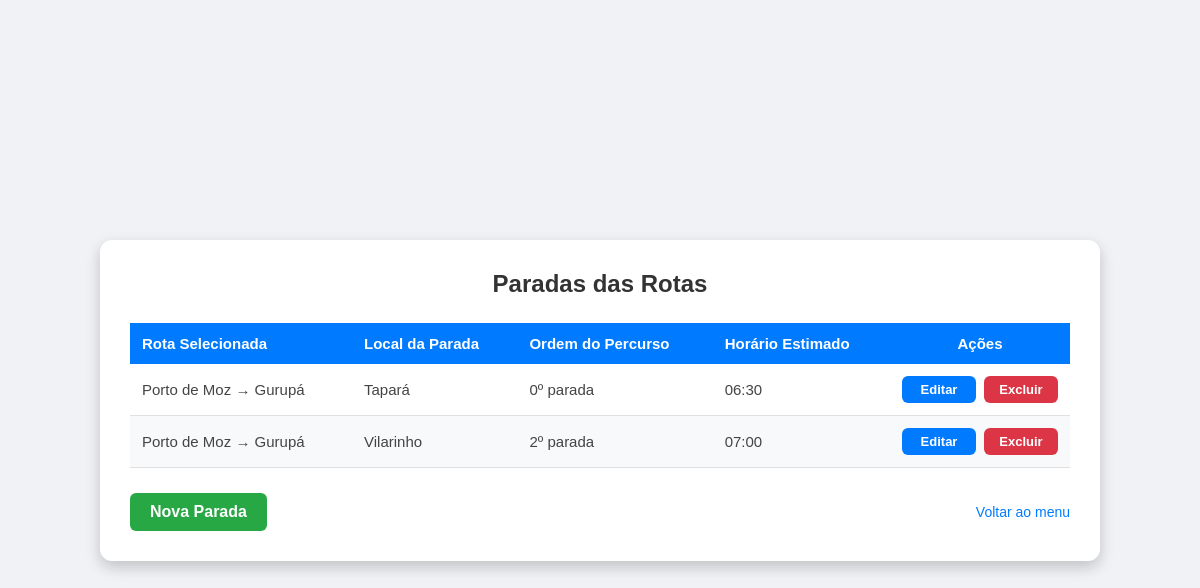
Page /usuario/paradas/ on the earlier database version.
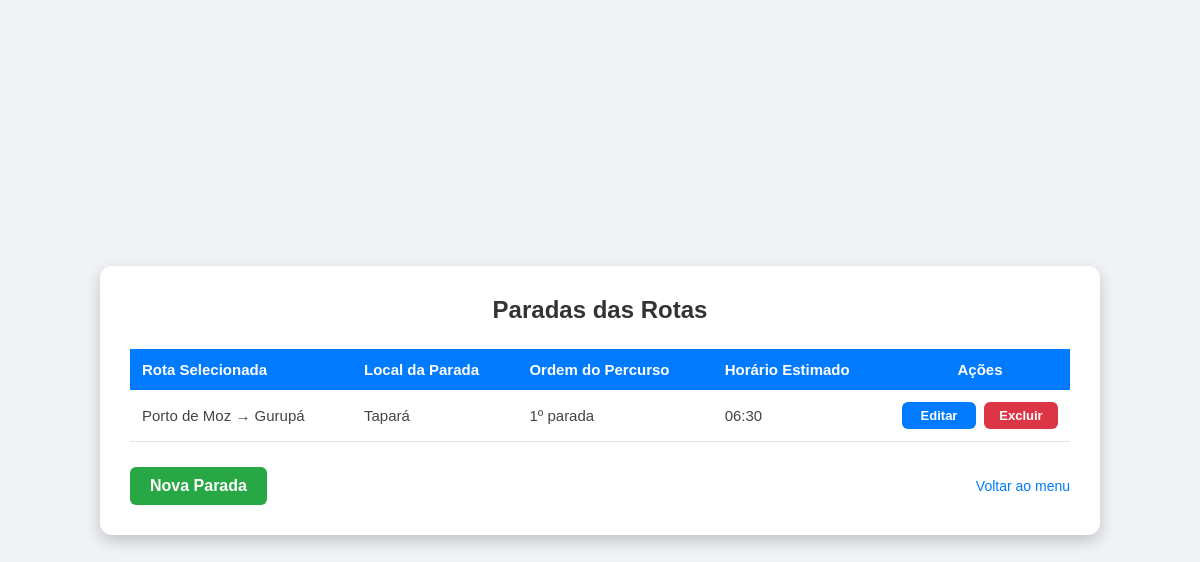
Same page on the later database version.
### Usuario/models.py (models this page shows, shortened)
class Parada(models.Model):
    rota = models.ForeignKey(Rotas, on_delete=models.CASCADE, related_name='paradas')
    local_parada = models.CharField(max_length=255, verbose_name="Local da Parada")
    ordem = models.IntegerField(verbose_name="Ordem da Parada")
    horario_estimado = models.TimeField(verbose_name="Horário Estimado")

class Rotas(models.Model):
    ponto_de_partida = models.CharField(max_length=100)
    ponto_de_chegada = models.CharField(max_length=100)
    dias_da_semana = models.CharField(max_length=50)
    horario_saida = models.TimeField()
    def __str__(self): return f"{self.ponto_de_partida} → {self.ponto_de_chegada}"

### Usuario/views.py (the view)
# urls.py: path('paradas/', views.listar_paradas, name='listar_paradas'),
def listar_paradas(request):
    paradas = Parada.objects.all().select_related('rota')
    return render(request, 'Usuario/listar_paradas.html', {'paradas': paradas})

### Usuario/templates/Usuario/listar_paradas.html (shortened to what this page needs)
{% load static %}
<link rel="stylesheet" href="{% static 'Usuario/css/estilo.css' %}">
<!DOCTYPE html>
<html lang="pt-br">
<head>
    <link rel="stylesheet" href="{% static 'Usuario/css/estilo.css' %}?v=16">
</head>
<body>
    <div class="caixa larga">
        <h1>Paradas das Rotas</h1>
        <table>
            <thead>
                <tr>
                    <th>Rota Selecionada</th>
                    <th>Local da Parada</th>
                    <th>Ordem do Percurso</th>
                    <th>Horário Estimado</th>
                    <th style="text-align: center; width: 180px;">Ações</th>
                </tr>
            </thead>
            <tbody>
                {% for parada in paradas %}
                <tr>
                    <td>{{ parada.rota }}</td>
                    <td>{{ parada.local_parada }}</td>
                    <td>{{ parada.ordem }}º parada</td>
                    <td>{{ parada.horario_estimado|time:"H:i" }}</td>
                    <td>
                        <div style="display: flex; gap: 8px; justify-content: center;">
                            <a href="{% url 'editar_parada' parada.id %}" class="btn-acao btn-azul" style="padding: 6px 12px; font-size: 13px;">Editar</a>
                            <a href="{% url 'excluir_parada' parada.id %}" class="btn-acao btn-vermelho" style="padding: 6px 12px; font-size: 13px;" onclick="return confirm('Tem certeza que deseja remover esta parada?');">Excluir</a>
                        </div>
                    </td>
                </tr>
                {% empty %}
                <tr>
                    <td colspan="5" class="sem-dados">Nenhuma parada inserida ainda.</td>
                </tr>
                {% endfor %}
            </tbody>
        </table>
        <div class="rodape-botoes">
            <a href="{% url 'cadastrar_parada' %}" class="btn-acao btn-verde" style="width: auto; padding: 10px 20px;">Nova Parada</a>
            <a href="{% url 'menu' %}" class="link-padrao" style="width: auto; margin: 0;">Voltar ao menu</a>
        </div>
    </div>
</body>
</html>

Differences in the rows shown:
removed Parada: rota "Porto de Moz → Gurupá", local_parada "Vilarinho", ordem "2", horario_estimado "07:00"
changed Parada "Tapará": ordem "0" → "1"
